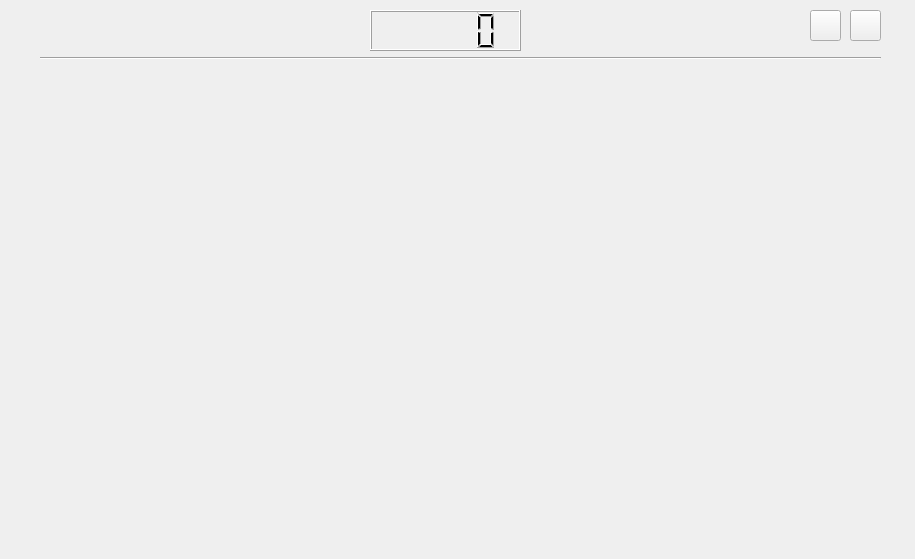
<?xml version="1.0" encoding="UTF-8"?>
<ui version="4.0">
 <class>Form</class>
 <widget class="QWidget" name="Form">
  <property name="geometry">
   <rect>
    <x>0</x>
    <y>0</y>
    <width>915</width>
    <height>559</height>
   </rect>
  </property>
  <property name="windowTitle">
   <string>Form</string>
  </property>
  <widget class="QStackedWidget" name="listWidget_panelVersion">
   <property name="geometry">
    <rect>
     <x>0</x>
     <y>60</y>
     <width>901</width>
     <height>491</height>
    </rect>
   </property>
   <property name="toolTipDuration">
    <number>0</number>
   </property>
   <property name="styleSheet">
    <string notr="true"/>
   </property>
   <property name="frameShape">
    <enum>QFrame::NoFrame</enum>
   </property>
   <property name="frameShadow">
    <enum>QFrame::Plain</enum>
   </property>
   <property name="currentIndex">
    <number>-1</number>
   </property>
  </widget>
  <widget class="Line" name="line">
   <property name="geometry">
    <rect>
     <x>40</x>
     <y>50</y>
     <width>841</width>
     <height>16</height>
    </rect>
   </property>
   <property name="orientation">
    <enum>Qt::Horizontal</enum>
   </property>
  </widget>
  <widget class="QPushButton" name="btn_prev">
   <property name="geometry">
    <rect>
     <x>810</x>
     <y>10</y>
     <width>31</width>
     <height>31</height>
    </rect>
   </property>
   <property name="styleSheet">
    <string notr="true">QPushButton {
border-image: url(:/alinear/IMAGENES/imagen5_prevE.png);
  }
QPushButton:hover {
border-image: url(:/alinear/IMAGENES/imagen4_prevD .png);
}

QPushButton:pressed {
border-image: url(:/alinear/IMAGENES/imagen5_prevE.png);
}
</string>
   </property>
   <property name="text">
    <string/>
   </property>
  </widget>
  <widget class="QPushButton" name="btn_next">
   <property name="geometry">
    <rect>
     <x>850</x>
     <y>10</y>
     <width>31</width>
     <height>31</height>
    </rect>
   </property>
   <property name="styleSheet">
    <string notr="true">
QPushButton {
border-image: url(:/alinear/IMAGENES/imagen5_nextE.png);
  }
QPushButton:hover {
border-image: url(:/alinear/IMAGENES/imagen4_nextD.png);
}

QPushButton:pressed {
border-image: url(:/alinear/IMAGENES/imagen5_nextE.png);
}
</string>
   </property>
   <property name="text">
    <string/>
   </property>
  </widget>
  <widget class="QLCDNumber" name="lcdNum_timePregunta">
   <property name="geometry">
    <rect>
     <x>370</x>
     <y>10</y>
     <width>151</width>
     <height>41</height>
    </rect>
   </property>
  </widget>
  <widget class="QLabel" name="bel_estadoRespuesta">
   <property name="geometry">
    <rect>
     <x>50</x>
     <y>10</y>
     <width>301</width>
     <height>41</height>
    </rect>
   </property>
   <property name="font">
    <font>
     <pointsize>20</pointsize>
    </font>
   </property>
   <property name="text">
    <string/>
   </property>
  </widget>
 </widget>
 <resources>
  <include location="../imagenes.qrc"/>
 </resources>
 <connections/>
</ui>
